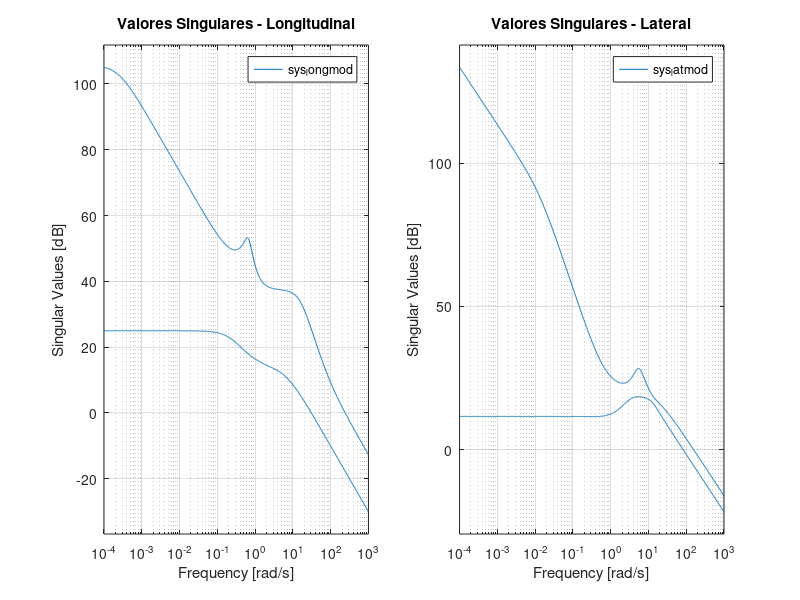
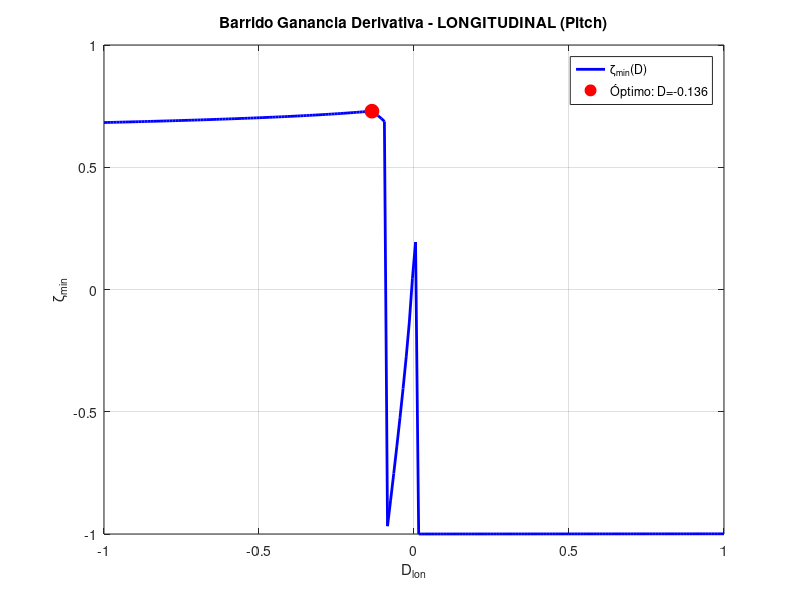
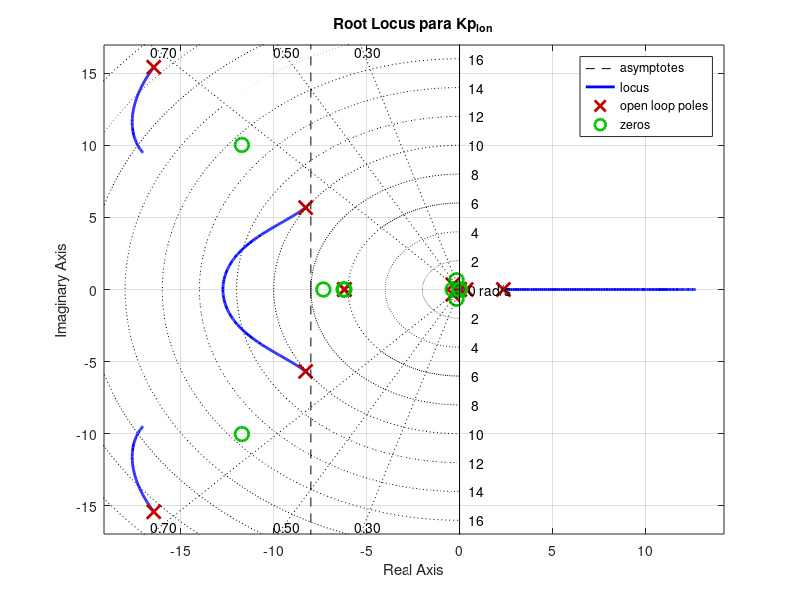
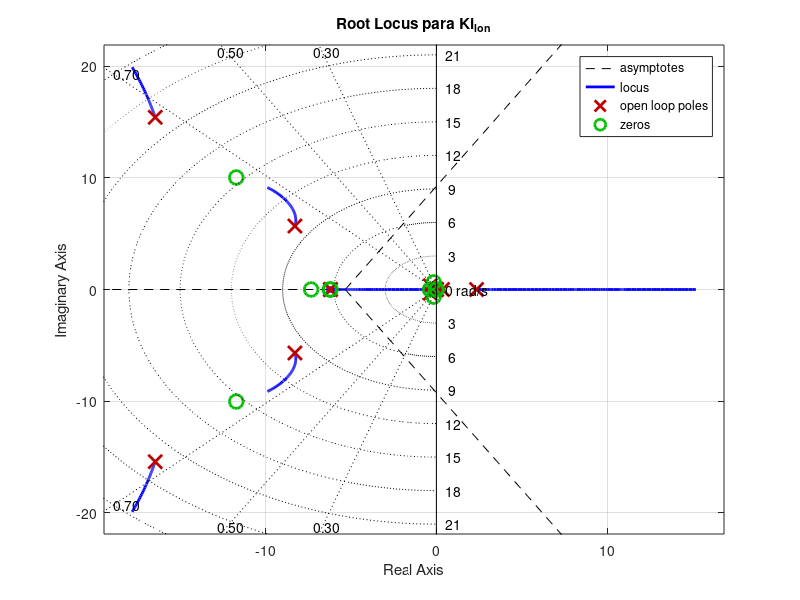

Recreate these plots in MATLAB, in order. (Note: this script raises an error after producing the figures.)
%% CONTROL ROBUSTO Y ANÁLISIS DE DESEMPEÑO: VEHÍCULO AÉREO NO TRIPULADO
% Universidad Nacional de Colombia
clear all; close all; clc;

%% ========================================================================
% PARTE 0: CARGA Y PREPARACIÓN DE MODELOS REALES
% ========================================================================

fprintf('========================================\n');
fprintf('CARGA DE MODELOS REALES DEL UAV\n');
fprintf('========================================\n\n');

% MODELO LONGITUDINAL (6 estados, 2 entradas, 7 salidas)
A_longmod = [
    -0.5961   0.8011  -0.8710  -9.7915   0.0001   0.0126;
    -0.7454  -7.5810  15.7162  -0.5272  -0.0009   0;
     1.0417  -7.4269 -15.8518   0       -0.0000  -0.0132;
     0        0        1.0000   0        0        0;
    -0.0538   0.9986   0      -17.0000   0        0;
   135.8430   7.3147   0        0       -0.0827  -5.9187
];

B_longmod = [
     0.4681      0;
    -2.7109      0;
  -134.0661      0;
     0           0;
     0           0;
     0      2506.1
];

C_longmod = [
     0.9986   0.0538   0   0   0   0;
    -0.0032   0.0587   0   0   0   0;
     0        0        1   0   0   0;
     0        0        0   1   0   0;
     0        0        0   0  -1   0;
    -0.5961   0.8011   0.0431   0   0.0001   0.0126;
    -0.7454  -7.5810  -1.2592   0  -0.0009   0
];

D_longmod = zeros(7,2);

% MODELO LATERAL (5 estados, 2 entradas, 6 salidas)
A_latmod = [
    -0.8750   0.8751 -16.8197   9.7914   0;
    -2.8312 -16.1385   3.3768   0        0;
     1.7063   0.5154  -2.7828   0        0;
     0        1.0000   0.0538   0        0;
     0        0        1.0014   0        0
];

B_latmod = [
     0        5.3170;
  -156.9094  -5.0216;
    11.5366 -82.2714;
     0        0;
     0        0
];

C_latmod = [
     0.0588   0   0   0   0;
     0        1   0   0   0;
     0        0   1   0   0;
     0        0   0   1   0;
     0        0   0   0   1;
     0        0   0   0   0
];

D_latmod = zeros(6,2);

% Limpiar valores despreciables (Instrucción 1)
threshold = 1e-3;
A_longmod(abs(A_longmod) < threshold) = 0;
B_longmod(abs(B_longmod) < threshold) = 0;
C_longmod(abs(C_longmod) < threshold) = 0;
A_latmod(abs(A_latmod) < threshold) = 0;
B_latmod(abs(B_latmod) < threshold) = 0;
C_latmod(abs(C_latmod) < threshold) = 0;

fprintf('✓ Matrices limpiadas\n\n');

sys_longmod = ss(A_longmod, B_longmod, C_longmod, D_longmod);
sys_latmod = ss(A_latmod, B_latmod, C_latmod, D_latmod);

fprintf('📊 MODELOS CARGADOS:\n');
fprintf('  Longitudinal: %d estados, %d entradas, %d salidas\n', ...
    size(A_longmod,1), size(B_longmod,2), size(C_longmod,1));
fprintf('  Lateral:      %d estados, %d entradas, %d salidas\n', ...
    size(A_latmod,1), size(B_latmod,2), size(C_latmod,1));

%% ========================================================================
% PARTE 1: ANÁLISIS DE POLOS Y CEROS (Instrucción 2)
% ========================================================================

fprintf('\n========================================\n');
fprintf('ANÁLISIS DE POLOS Y CEROS\n');
fprintf('========================================\n\n');

polos_long = eig(A_longmod);
fprintf('🎯 POLOS LONGITUDINALES:\n');
for i = 1:length(polos_long)
    if abs(imag(polos_long(i))) > 1e-6
        wn = abs(polos_long(i));
        zeta = -real(polos_long(i))/wn;
        fprintf('  p%d = %.4f ± %.4fj  (ωn=%.4f, ζ=%.4f)\n', i, ...
            real(polos_long(i)), abs(imag(polos_long(i))), wn, zeta);
    else
        fprintf('  p%d = %.4f\n', i, polos_long(i));
    end
end

polos_lat = eig(A_latmod);
fprintf('\n🎯 POLOS LATERALES:\n');
for i = 1:length(polos_lat)
    if abs(imag(polos_lat(i))) > 1e-6
        wn = abs(polos_lat(i));
        zeta = -real(polos_lat(i))/wn;
        fprintf('  p%d = %.4f ± %.4fj  (ωn=%.4f, ζ=%.4f)\n', i, ...
            real(polos_lat(i)), abs(imag(polos_lat(i))), wn, zeta);
    else
        fprintf('  p%d = %.4f\n', i, polos_lat(i));
    end
end

if all(real(polos_long) < 0)
    fprintf('\n✓ Sistema longitudinal ESTABLE\n');
else
    fprintf('\n✗ Sistema longitudinal INESTABLE\n');
end

if all(real(polos_lat) < 0)
    fprintf('✓ Sistema lateral ESTABLE\n');
else
    fprintf('✗ Sistema lateral INESTABLE\n');
end

%% ========================================================================
% PARTE 2: BARRIDO DE AMORTIGUAMIENTO (Instrucción 3)
% ========================================================================

fprintf('\n========================================\n');
fprintf('BARRIDO DE AMORTIGUAMIENTO\n');
fprintf('========================================\n\n');

all_poles = [polos_long; polos_lat];
zetas = [];
wns = [];

for i = 1:length(all_poles)
    if abs(imag(all_poles(i))) > 1e-6
        wn = abs(all_poles(i));
        zeta = -real(all_poles(i))/wn;
        zetas = [zetas; zeta];
        wns = [wns; wn];
    end
end

[min_zeta, idx_min] = min(zetas);

fprintf('⚠️  PEOR AMORTIGUAMIENTO: ζ = %.4f\n', min_zeta);
fprintf('    ωn = %.4f rad/s (%.2f Hz)\n\n', wns(idx_min), wns(idx_min)/(2*pi));

%% ========================================================================
% PARTE 3: ANÁLISIS DE ACOPLAMIENTO (Instrucciones 4 y 5)
% ========================================================================

fprintf('========================================\n');
fprintf('ANÁLISIS DE ACOPLAMIENTO\n');
fprintf('========================================\n\n');

% Instrucción 4: Heading
fprintf('🔗 ACOPLAMIENTO DEL HEADING (ψ):\n');
coupling_matrix = abs(A_latmod);
coupling_heading = coupling_matrix(5,:) + coupling_matrix(:,5)';
coupling_heading(5) = 0;

state_names_lat = {'v', 'p', 'r', 'φ', 'ψ'};
[max_coupling, max_idx] = max(coupling_heading);
fprintf('  Estado más acoplado: %s (%.4f)\n\n', state_names_lat{max_idx}, max_coupling);

% Instrucción 5: Vel x Rotación
fprintf('🔄 ACOPLAMIENTO u ↔ q:\n');
fprintf('  u → q: %.4f\n', A_longmod(3,1));
fprintf('  q → u: %.4f\n\n', A_longmod(1,3));

% Instrucción 6: Canal acelerador
fprintf('⚙️  CANAL ACELERADOR: B(6,2) = %.1f\n\n', B_longmod(6,2));

%% ========================================================================
% PARTE 4: VALORES SINGULARES
% ========================================================================

freq = logspace(-4, 3, 1000);

figure('Name', 'Valores Singulares', 'Position', [100 100 1200 400]);
subplot(1,2,1);
sigma(sys_longmod, freq);
title('Valores Singulares - Longitudinal');
grid on;

subplot(1,2,2);
sigma(sys_latmod, freq);
title('Valores Singulares - Lateral');
grid on;

%% ========================================================================
% PARTE 5: DISEÑO PI+D LONGITUDINAL (PITCH)
% ========================================================================

fprintf('========================================\n');
fprintf('DISEÑO PI+D LONGITUDINAL (PITCH)\n');
fprintf('========================================\n\n');

% Extraer G1 (δe→θ) y G2 (δe→q)
[num_G1_lon, den_G1_lon] = ss2tf(A_longmod, B_longmod(:,1), C_longmod(4,:), D_longmod(4,1));
G1_lon = tf(num_G1_lon, den_G1_lon);

[num_G2_lon, den_G2_lon] = ss2tf(A_longmod, B_longmod(:,1), C_longmod(3,:), D_longmod(3,1));
G2_lon = tf(num_G2_lon, den_G2_lon);

fprintf('✓ G1_lon: δe → θ\n');
fprintf('✓ G2_lon: δe → q\n\n');

% Barrido de D longitudinal
D_values_lon = linspace(-1, 1, 200);
min_zeta_lon = zeros(size(D_values_lon));

fprintf('Barrido de D_lon...\n');
for k = 1:length(D_values_lon)
    D = D_values_lon(k);
    try
        G_inner_temp = feedback(G1_lon, D*G2_lon, -1);
        polos_inner = pole(G_inner_temp);
        
        zetas_temp = [];
        for i = 1:length(polos_inner)
            if abs(imag(polos_inner(i))) > 1e-6
                wn = abs(polos_inner(i));
                zeta = -real(polos_inner(i))/wn;
                zetas_temp = [zetas_temp; zeta];
            end
        end
        
        if ~isempty(zetas_temp)
            min_zeta_lon(k) = min(zetas_temp);
        else
            min_zeta_lon(k) = 1;
        end
    catch
        min_zeta_lon(k) = -10;
    end
end

[max_zeta_lon, idx_max_lon] = max(min_zeta_lon);
D_opt_lon = D_values_lon(idx_max_lon);

fprintf('✓ D_lon óptimo = %.4f (ζ = %.4f)\n\n', D_opt_lon, max_zeta_lon);

figure('Name', 'Barrido D - Longitudinal');
plot(D_values_lon, min_zeta_lon, 'b-', 'LineWidth', 2);
hold on;
plot(D_opt_lon, max_zeta_lon, 'ro', 'MarkerSize', 10, 'MarkerFaceColor', 'r');
xlabel('D_{lon}'); ylabel('ζ_{min}');
title('Barrido Ganancia Derivativa - LONGITUDINAL (Pitch)');
grid on;
legend('ζ_{min}(D)', sprintf('Óptimo: D=%.3f', D_opt_lon));
hold off;

% Sistema interno longitudinal
G_inner_lon = feedback(G1_lon, D_opt_lon*G2_lon, -1);

% Root Locus Kp
figure('Name', 'Root Locus Kp - Longitudinal');
rlocus(G_inner_lon);
title('Root Locus para Kp_{lon}');
grid on; sgrid([0.3 0.5 0.7], []);

Kp_lon = 0.75;
fprintf('Kp_lon = %.3f\n', Kp_lon);

% Root Locus Ki
s = tf('s');
figure('Name', 'Root Locus Ki - Longitudinal');
rlocus(G_inner_lon * Kp_lon / s);
title('Root Locus para Ki_{lon}');
grid on; sgrid([0.3 0.5 0.7], []);

Ki_lon = 0.437;
fprintf('Ki_lon = %.3f\n\n', Ki_lon);

% Controlador PI+D longitudinal
C_PI_lon = Kp_lon + Ki_lon/s;
T_lon_pid = feedback(G_inner_lon * C_PI_lon, 1);

fprintf('✓ PI+D LONGITUDINAL:\n');
fprintf('  D  = %.4f\n', D_opt_lon);
fprintf('  Kp = %.4f\n', Kp_lon);
fprintf('  Ki = %.4f\n\n', Ki_lon);

%% ========================================================================
% PARTE 6: DISEÑO PI+D LATERAL (ROLL - φ)
% ========================================================================

fprintf('========================================\n');
fprintf('DISEÑO PI+D LATERAL (ROLL)\n');
fprintf('========================================\n\n');

% Extraer G1_roll (δa→φ) y G2_roll (δa→p)
[num_G1_roll, den_G1_roll] = ss2tf(A_latmod, B_latmod(:,1), C_latmod(4,:), D_latmod(4,1));
G1_roll = tf(num_G1_roll, den_G1_roll);

[num_G2_roll, den_G2_roll] = ss2tf(A_latmod, B_latmod(:,1), C_latmod(2,:), D_latmod(2,1));
G2_roll = tf(num_G2_roll, den_G2_roll);

fprintf('✓ G1_roll: δa → φ (roll angle)\n');
fprintf('✓ G2_roll: δa → p (roll rate)\n\n');

% Barrido de D roll
D_values_roll = linspace(-1, 1, 200);
min_zeta_roll = zeros(size(D_values_roll));

fprintf('Barrido de D_roll...\n');
for k = 1:length(D_values_roll)
    D = D_values_roll(k);
    try
        G_inner_temp = feedback(G1_roll, D*G2_roll, -1);
        polos_inner = pole(G_inner_temp);
        
        zetas_temp = [];
        for i = 1:length(polos_inner)
            if abs(imag(polos_inner(i))) > 1e-6
                wn = abs(polos_inner(i));
                zeta = -real(polos_inner(i))/wn;
                zetas_temp = [zetas_temp; zeta];
            end
        end
        
        if ~isempty(zetas_temp)
            min_zeta_roll(k) = min(zetas_temp);
        else
            min_zeta_roll(k) = 1;
        end
    catch
        min_zeta_roll(k) = -10;
    end
end

[max_zeta_roll, idx_max_roll] = max(min_zeta_roll);
D_opt_roll = D_values_roll(idx_max_roll);

fprintf('✓ D_roll óptimo = %.4f (ζ = %.4f)\n\n', D_opt_roll, max_zeta_roll);

figure('Name', 'Barrido D - Roll');
plot(D_values_roll, min_zeta_roll, 'b-', 'LineWidth', 2);
hold on;
plot(D_opt_roll, max_zeta_roll, 'ro', 'MarkerSize', 10, 'MarkerFaceColor', 'r');
xlabel('D_{roll}'); ylabel('ζ_{min}');
title('Barrido Ganancia Derivativa - LATERAL (Roll)');
grid on;
legend('ζ_{min}(D)', sprintf('Óptimo: D=%.3f', D_opt_roll));
hold off;

% Sistema interno roll
G_inner_roll = feedback(G1_roll, D_opt_roll*G2_roll, -1);

% Root Locus Kp roll
figure('Name', 'Root Locus Kp - Roll');
rlocus(G_inner_roll);
title('Root Locus para Kp_{roll}');
grid on; sgrid([0.3 0.5 0.7], []);

Kp_roll = 0.8;
fprintf('Kp_roll = %.3f\n', Kp_roll);

% Root Locus Ki roll
figure('Name', 'Root Locus Ki - Roll');
rlocus(G_inner_roll * Kp_roll / s);
title('Root Locus para Ki_{roll}');
grid on; sgrid([0.3 0.5 0.7], []);

Ki_roll = 0.465;
fprintf('Ki_roll = %.3f\n\n', Ki_roll);

% Controlador PI+D roll
C_PI_roll = Kp_roll + Ki_roll/s;
T_roll = feedback(G_inner_roll * C_PI_roll, 1);

fprintf('✓ PI+D ROLL:\n');
fprintf('  D  = %.4f\n', D_opt_roll);
fprintf('  Kp = %.4f\n', Kp_roll);
fprintf('  Ki = %.4f\n\n', Ki_roll);

%% ========================================================================
% PARTE 7: DISEÑO PI+D DIRECCIONAL (YAW - ψ)
% ========================================================================

fprintf('========================================\n');
fprintf('DISEÑO PI+D DIRECCIONAL (YAW)\n');
fprintf('========================================\n\n');

% Extraer G1_yaw (δr→ψ) y G2_yaw (δr→r)
[num_G1_yaw, den_G1_yaw] = ss2tf(A_latmod, B_latmod(:,2), C_latmod(5,:), D_latmod(5,2));
G1_yaw = tf(num_G1_yaw, den_G1_yaw);

[num_G2_yaw, den_G2_yaw] = ss2tf(A_latmod, B_latmod(:,2), C_latmod(3,:), D_latmod(3,2));
G2_yaw = tf(num_G2_yaw, den_G2_yaw);

fprintf('✓ G1_yaw: δr → ψ (yaw angle)\n');
fprintf('✓ G2_yaw: δr → r (yaw rate)\n\n');

% Barrido de D yaw
D_values_yaw = linspace(-1, 1, 200);
min_zeta_yaw = zeros(size(D_values_yaw));

fprintf('Barrido de D_yaw...\n');
for k = 1:length(D_values_yaw)
    D = D_values_yaw(k);
    try
        G_inner_temp = feedback(G1_yaw, D*G2_yaw, -1);
        polos_inner = pole(G_inner_temp);
        
        zetas_temp = [];
        for i = 1:length(polos_inner)
            if abs(imag(polos_inner(i))) > 1e-6
                wn = abs(polos_inner(i));
                zeta = -real(polos_inner(i))/wn;
                zetas_temp = [zetas_temp; zeta];
            end
        end
        
        if ~isempty(zetas_temp)
            min_zeta_yaw(k) = min(zetas_temp);
        else
            min_zeta_yaw(k) = 1;
        end
    catch
        min_zeta_yaw(k) = -10;
    end
end

[max_zeta_yaw, idx_max_yaw] = max(min_zeta_yaw);
D_opt_yaw = D_values_yaw(idx_max_yaw);

fprintf('✓ D_yaw óptimo = %.4f (ζ = %.4f)\n\n', D_opt_yaw, max_zeta_yaw);

figure('Name', 'Barrido D - Yaw');
plot(D_values_yaw, min_zeta_yaw, 'b-', 'LineWidth', 2);
hold on;
plot(D_opt_yaw, max_zeta_yaw, 'ro', 'MarkerSize', 10, 'MarkerFaceColor', 'r');
xlabel('D_{yaw}'); ylabel('ζ_{min}');
title('Barrido Ganancia Derivativa - DIRECCIONAL (Yaw)');
grid on;
legend('ζ_{min}(D)', sprintf('Óptimo: D=%.3f', D_opt_yaw));
hold off;

% Sistema interno yaw
G_inner_yaw = feedback(G1_yaw, D_opt_yaw*G2_yaw, -1);

% Root Locus Kp yaw
figure('Name', 'Root Locus Kp - Yaw');
rlocus(G_inner_yaw);
title('Root Locus para Kp_{yaw}');
grid on; sgrid([0.3 0.5 0.7], []);

Kp_yaw = 0.7;
fprintf('Kp_yaw = %.3f\n', Kp_yaw);

% Root Locus Ki yaw
figure('Name', 'Root Locus Ki - Yaw');
rlocus(G_inner_yaw * Kp_yaw / s);
title('Root Locus para Ki_{yaw}');
grid on; sgrid([0.3 0.5 0.7], []);

Ki_yaw = 0.1;
fprintf('Ki_yaw = %.3f\n\n', Ki_yaw);

% Controlador PI+D yaw
C_PI_yaw = Kp_yaw + Ki_yaw/s;
T_yaw = feedback(G_inner_yaw * C_PI_yaw, 1);

fprintf('✓ PI+D YAW:\n');
fprintf('  D  = %.4f\n', D_opt_yaw);
fprintf('  Kp = %.4f\n', Kp_yaw);
fprintf('  Ki = %.4f\n\n', Ki_yaw);

%% ========================================================================
% PARTE 8: DISEÑO H-INFINITY
% ========================================================================

fprintf('========================================\n');
fprintf('DISEÑO H∞\n');
fprintf('========================================\n\n');

M = 2; w0 = 10; epsilon = 0.01;
W1 = tf([1/M w0], [1 w0*epsilon]);
W2 = tf([1 10], [1 100]);
W3 = tf([1 20], [0.5 20]);

P_lon = augw(G1_lon, W1, W2, W3);
P_roll = augw(G1_roll, W1, W2, W3);
P_yaw = augw(G1_yaw, W1, W2, W3);

[K_hinf_lon, ~, gamma_lon] = hinfsyn(P_lon, 1, 1);
[K_hinf_roll, ~, gamma_roll] = hinfsyn(P_roll, 1, 1);
[K_hinf_yaw, ~, gamma_yaw] = hinfsyn(P_yaw, 1, 1);

T_lon_hinf = feedback(G1_lon * K_hinf_lon, 1);
T_roll_hinf = feedback(G1_roll * K_hinf_roll, 1);
T_yaw_hinf = feedback(G1_yaw * K_hinf_yaw, 1);

fprintf('✓ γ_lon  = %.3f\n', gamma_lon);
fprintf('✓ γ_roll = %.3f\n', gamma_roll);
fprintf('✓ γ_yaw  = %.3f\n\n', gamma_yaw);

%% ========================================================================
% PARTE 9: COMPARACIONES PI+D vs H∞
% ========================================================================

figure('Name', 'Comparación PI+D vs H∞', 'Position', [100 100 1400 400]);

subplot(1,3,1);
step(T_lon_pid, 'b-', T_lon_hinf, 'r--', 10);
title('LONGITUDINAL (θ)');
xlabel('Tiempo (s)'); ylabel('θ (rad)');
legend('PI+D', 'H∞', 'Location', 'best');
grid on;

subplot(1,3,2);
step(T_roll, 'b-', T_roll_hinf, 'r--', 10);
title('LATERAL (φ - Roll)');
xlabel('Tiempo (s)'); ylabel('φ (rad)');
legend('PI+D', 'H∞', 'Location', 'best');
grid on;

subplot(1,3,3);
step(T_yaw, 'b-', T_yaw_hinf, 'r--', 10);
title('DIRECCIONAL (ψ - Yaw)');
xlabel('Tiempo (s)'); ylabel('ψ (rad)');
legend('PI+D', 'H∞', 'Location', 'best');
grid on;

%% ========================================================================
% PARTE 10: MÉTRICAS DE DESEMPEÑO
% ========================================================================

fprintf('========================================\n');
fprintf('MÉTRICAS DE DESEMPEÑO\n');
fprintf('========================================\n\n');

% Longitudinal
info_pid_lon = stepinfo(T_lon_pid);
info_hinf_lon = stepinfo(T_lon_hinf);

fprintf('LONGITUDINAL (Pitch):\n');
fprintf('  PI+D: Ts=%.2fs, OS=%.1f%%, Tr=%.2fs\n', ...
    info_pid_lon.SettlingTime, info_pid_lon.Overshoot, info_pid_lon.RiseTime);
fprintf('  H∞:   Ts=%.2fs, OS=%.1f%%, Tr=%.2fs\n\n', ...
    info_hinf_lon.SettlingTime, info_hinf_lon.Overshoot, info_hinf_lon.RiseTime);

% Roll
info_pid_roll = stepinfo(T_roll);
info_hinf_roll = stepinfo(T_roll_hinf);

fprintf('LATERAL (Roll):\n');
fprintf('  PI+D: Ts=%.2fs, OS=%.1f%%, Tr=%.2fs\n', ...
    info_pid_roll.SettlingTime, info_pid_roll.Overshoot, info_pid_roll.RiseTime);
fprintf('  H∞:   Ts=%.2fs, OS=%.1f%%, Tr=%.2fs\n\n', ...
    info_hinf_roll.SettlingTime, info_hinf_roll.Overshoot, info_hinf_roll.RiseTime);

% Yaw
info_pid_yaw = stepinfo(T_yaw);
info_hinf_yaw = stepinfo(T_yaw_hinf);

fprintf('DIRECCIONAL (Yaw):\n');
fprintf('  PI+D: Ts=%.2fs, OS=%.1f%%, Tr=%.2fs\n', ...
    info_pid_yaw.SettlingTime, info_pid_yaw.Overshoot, info_pid_yaw.RiseTime);
fprintf('  H∞:   Ts=%.2fs, OS=%.1f%%, Tr=%.2fs\n\n', ...
    info_hinf_yaw.SettlingTime, info_hinf_yaw.Overshoot, info_hinf_yaw.RiseTime);

% Márgenes
[Gm_lon, Pm_lon] = margin(G_inner_lon * C_PI_lon);
[Gm_hinf_lon, Pm_hinf_lon] = margin(G1_lon * K_hinf_lon);

fprintf('MÁRGENES (Longitudinal):\n');
fprintf('  PI+D: GM=%.2f dB, PM=%.1f°\n', 20*log10(Gm_lon), Pm_lon);
fprintf('  H∞:   GM=%.2f dB, PM=%.1f°\n\n', 20*log10(Gm_hinf_lon), Pm_hinf_lon);
